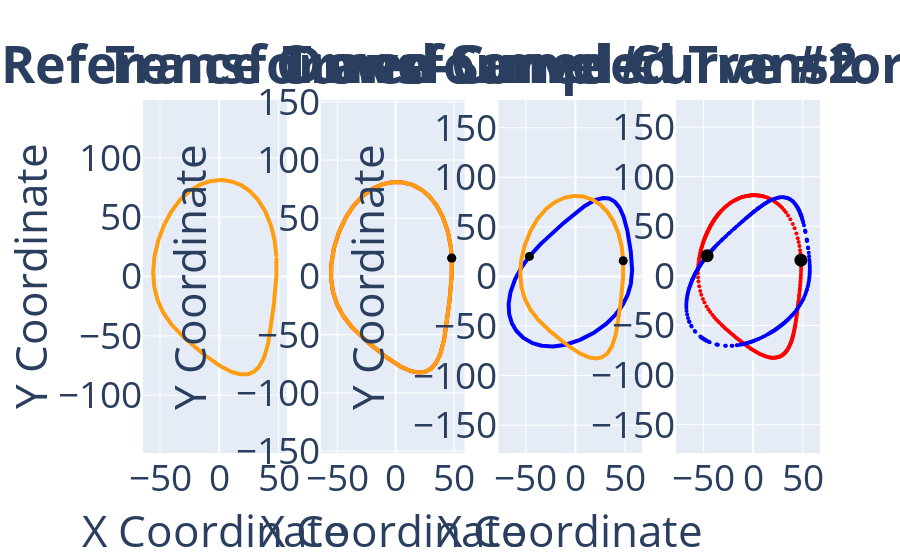
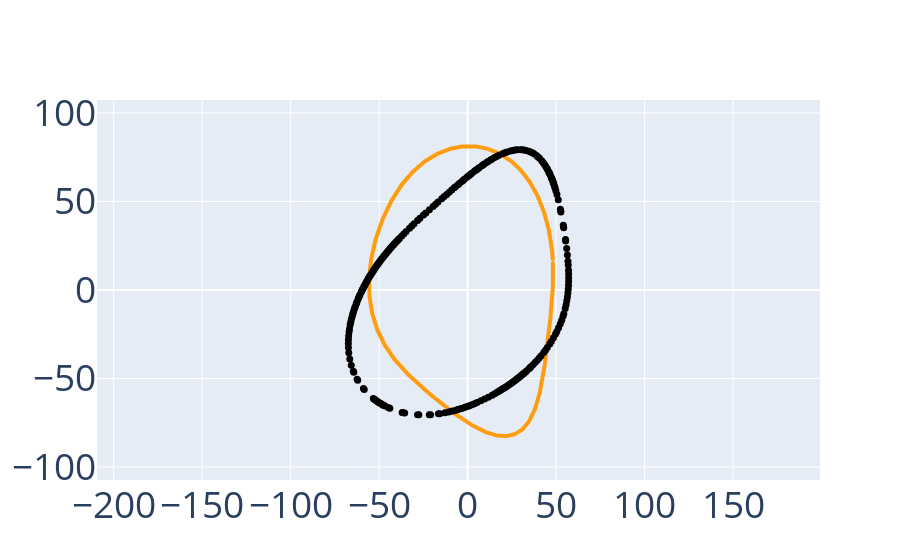
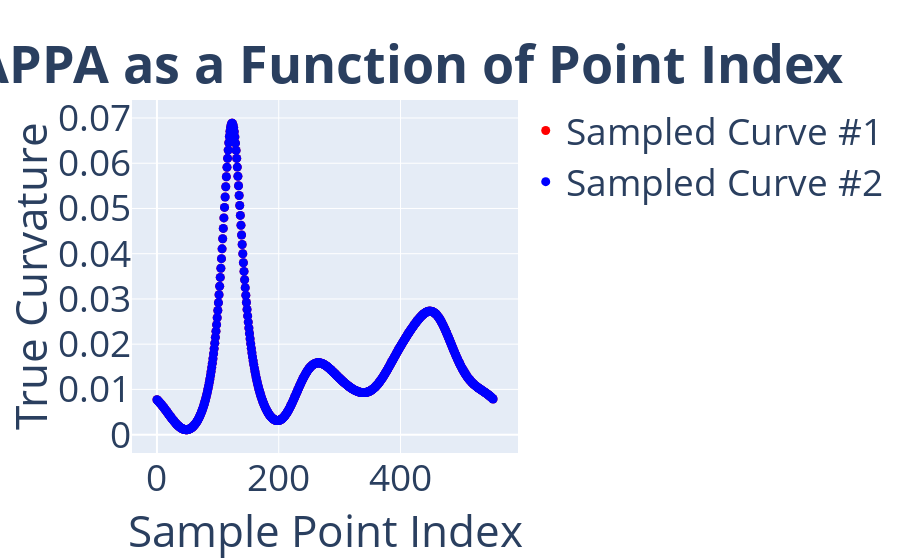
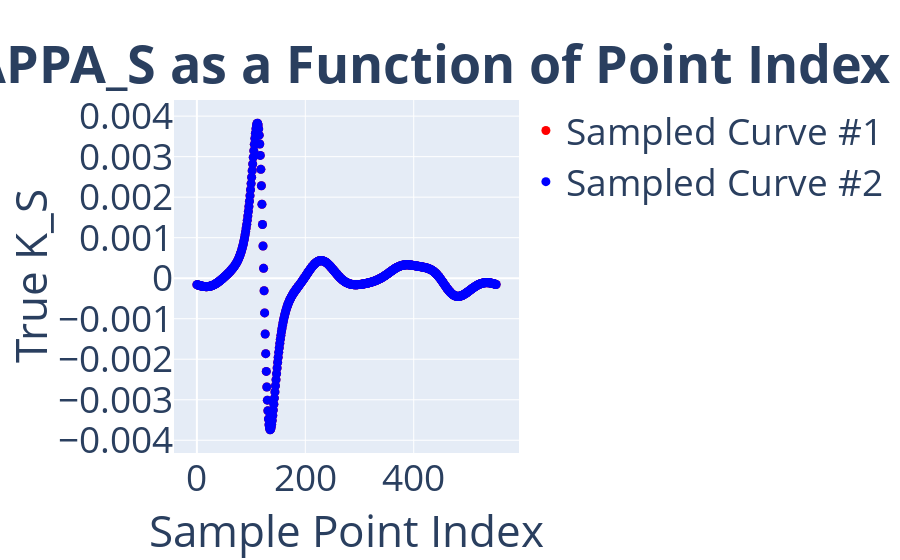

Here is the notebook cell these charts were saved with, in order:
### Markdown cell above
# EVALUATE SIGNATURES

### Code cell
plot_utils.plot_curve_comparisons(
    curve_records=curve_records, 
    curve_colors=curve_colors,
    sampling_ratio=sampling_ratio,
    transformation_group_type=group,
    plot_to_screen=True,
    normalize_signature=False)

### Figure 1 — Plotly figure (JSON) as saved in the notebook; plotly's stock layout.template omitted (floating-point values rounded to 4 significant figures; data arrays with more than 128 entries replaced by an {"elided": "..."} marker saying what was removed)
{"data": [{"line": {"color": "#FF9D11", "width": 4}, "marker": {"size": 2}, "mode": "lines+markers", "name": "Reference Curve", "type": "scatter", "x": {"elided": "553 float values"}, "xaxis": "x", "y": {"elided": "553 float values"}, "yaxis": "y"}, {"line": {"color": "#FF0000", "width": 4}, "marker": {"size": 2}, "mode": "lines+markers", "name": "Transformed Curve #1", "type": "scatter", "x": {"elided": "553 float values"}, "xaxis": "x2", "y": {"elided": "553 float values"}, "yaxis": "y2"}, {"hoverinfo": "skip", "marker": {"cmax": 553, "cmin": 0, "color": "black", "colorscale": [[0, "#ff0000"], [0.1111, "#ffa700"], [0.2222, "#afff00"], [0.3333, "#08ff00"], [0.4444, "#00ff9f"], [0.5556, "#00b7ff"], [0.6667, "#0010ff"], [0.7778, "#9700ff"], [0.8889, "#ff00bf"], [1, "#ff0000"]], "size": 9}, "mode": "markers", "name": "", "type": "scatter", "x": [48.14], "xaxis": "x2", "y": [15.83], "yaxis": "y2"}, {"line": {"color": "#FF9D11", "width": 4}, "marker": {"size": 2}, "mode": "lines+markers", "name": "", "type": "scatter", "x": {"elided": "553 float values"}, "xaxis": "x2", "y": {"elided": "553 float values"}, "yaxis": "y2"}, {"hoverinfo": "skip", "marker": {"cmax": 553, "cmin": 0, "color": "black", "colorscale": [[0, "#ff0000"], [0.1111, "#ffa700"], [0.2222, "#afff00"], [0.3333, "#08ff00"], [0.4444, "#00ff9f"], [0.5556, "#00b7ff"], [0.6667, "#0010ff"], [0.7778, "#9700ff"], [0.8889, "#ff00bf"], [1, "#ff0000"]], "size": 9}, "mode": "markers", "name": "", "type": "scatter", "x": [48.14], "xaxis": "x2", "y": [15.83], "yaxis": "y2"}, {"hoverinfo": "skip", "marker": {"cmax": 553, "cmin": 0, "color": "#FF0000", "colorscale": [[0, "#ff0000"], [0.1111, "#ffa700"], [0.2222, "#afff00"], [0.3333, "#08ff00"], [0.4444, "#00ff9f"], [0.5556, "#00b7ff"], [0.6667, "#0010ff"], [0.7778, "#9700ff"], [0.8889, "#ff00bf"], [1, "#ff0000"]], "size": 4}, "mode": "markers", "name": "", "type": "scatter", "x": {"elided": "276 float values"}, "xaxis": "x4", "y": {"elided": "276 float values"}, "yaxis": "y4"}, {"hoverinfo": "skip", "marker": {"cmax": 553, "cmin": 0, "color": "black", "colorscale": [[0, "#ff0000"], [0.1111, "#ffa700"], [0.2222, "#afff00"], [0.3333, "#08ff00"], [0.4444, "#00ff9f"], [0.5556, "#00b7ff"], [0.6667, "#0010ff"], [0.7778, "#9700ff"], [0.8889, "#ff00bf"], [1, "#ff0000"]], "size": 13}, "mode": "markers", "name": "", "type": "scatter", "x": [48.14], "xaxis": "x4", "y": [15.83], "yaxis": "y4"}, {"line": {"color": "#0000FF", "width": 4}, "marker": {"size": 2}, "mode": "lines+markers", "name": "Transformed Curve #2", "type": "scatter", "x": {"elided": "553 float values"}, "xaxis": "x3", "y": {"elided": "553 float values"}, "yaxis": "y3"}, {"hoverinfo": "skip", "marker": {"cmax": 553, "cmin": 0, "color": "black", "colorscale": [[0, "#ff0000"], [0.1111, "#ffa700"], [0.2222, "#afff00"], [0.3333, "#08ff00"], [0.4444, "#00ff9f"], [0.5556, "#00b7ff"], [0.6667, "#0010ff"], [0.7778, "#9700ff"], [0.8889, "#ff00bf"], [1, "#ff0000"]], "size": 9}, "mode": "markers", "name": "", "type": "scatter", "x": [-46.45], "xaxis": "x3", "y": [20.26], "yaxis": "y3"}, {"line": {"color": "#FF9D11", "width": 4}, "marker": {"size": 2}, "mode": "lines+markers", "name": "", "type": "scatter", "x": {"elided": "553 float values"}, "xaxis": "x3", "y": {"elided": "553 float values"}, "yaxis": "y3"}, {"hoverinfo": "skip", "marker": {"cmax": 553, "cmin": 0, "color": "black", "colorscale": [[0, "#ff0000"], [0.1111, "#ffa700"], [0.2222, "#afff00"], [0.3333, "#08ff00"], [0.4444, "#00ff9f"], [0.5556, "#00b7ff"], [0.6667, "#0010ff"], [0.7778, "#9700ff"], [0.8889, "#ff00bf"], [1, "#ff0000"]], "size": 9}, "mode": "markers", "name": "", "type": "scatter", "x": [48.14], "xaxis": "x3", "y": [15.83], "yaxis": "y3"}, {"hoverinfo": "skip", "marker": {"cmax": 553, "cmin": 0, "color": "#0000FF", "colorscale": [[0, "#ff0000"], [0.1111, "#ffa700"], [0.2222, "#afff00"], [0.3333, "#08ff00"], [0.4444, "#00ff9f"], [0.5556, "#00b7ff"], [0.6667, "#0010ff"], [0.7778, "#9700ff"], [0.8889, "#ff00bf"], [1, "#ff0000"]], "size": 4}, "mode": "markers", "name": "", "type": "scatter", "x": {"elided": "276 float values"}, "xaxis": "x4", "y": {"elided": "276 float values"}, "yaxis": "y4"}, {"hoverinfo": "skip", "marker": {"cmax": 553, "cmin": 0, "color": "black", "colorscale": [[0, "#ff0000"], [0.1111, "#ffa700"], [0.2222, "#afff00"], [0.3333, "#08ff00"], [0.4444, "#00ff9f"], [0.5556, "#00b7ff"], [0.6667, "#0010ff"], [0.7778, "#9700ff"], [0.8889, "#ff00bf"], [1, "#ff0000"]], "size": 13}, "mode": "markers", "name": "", "type": "scatter", "x": [-46.45], "xaxis": "x4", "y": [20.26], "yaxis": "y4"}], "layout": {"annotations": [{"font": {"size": 52}, "showarrow": false, "text": "<b>Reference Curve</b>", "x": 0.1062, "xanchor": "center", "xref": "paper", "y": 1, "yanchor": "bottom", "yref": "paper"}, {"font": {"size": 52}, "showarrow": false, "text": "<b>Transformed Curve #1</b>", "x": 0.3688, "xanchor": "center", "xref": "paper", "y": 1, "yanchor": "bottom", "yref": "paper"}, {"font": {"size": 52}, "showarrow": false, "text": "<b>Transformed Curve #2</b>", "x": 0.6313, "xanchor": "center", "xref": "paper", "y": 1, "yanchor": "bottom", "yref": "paper"}, {"font": {"size": 52}, "showarrow": false, "text": "<b>Down-Sampled Transformed Curves</b>", "x": 0.8938, "xanchor": "center", "xref": "paper", "y": 1, "yanchor": "bottom", "yref": "paper"}], "font": {"size": 37}, "showlegend": false, "xaxis": {"anchor": "y", "domain": [0, 0.2125], "title": {"text": "X Coordinate"}}, "xaxis2": {"anchor": "y2", "domain": [0.2625, 0.475], "title": {"text": "X Coordinate"}}, "xaxis3": {"anchor": "y3", "domain": [0.525, 0.7375], "title": {"text": "X Coordinate"}}, "xaxis4": {"anchor": "y4", "domain": [0.7875, 1]}, "yaxis": {"anchor": "x", "domain": [0, 1], "range": [-107.4, 107.4], "scaleanchor": "x", "scaleratio": 1, "title": {"text": "Y Coordinate"}}, "yaxis2": {"anchor": "x2", "domain": [0, 1], "range": [-107.4, 107.4], "scaleanchor": "x2", "scaleratio": 1, "title": {"text": "Y Coordinate"}}, "yaxis3": {"anchor": "x3", "domain": [0, 1], "range": [-107.4, 107.4], "scaleanchor": "x3", "scaleratio": 1, "title": {"text": "Y Coordinate"}}, "yaxis4": {"anchor": "x4", "domain": [0, 1], "scaleanchor": "x4", "scaleratio": 1}}}

### Figure 2 — Plotly figure (JSON) as saved in the notebook; plotly's stock layout.template omitted (floating-point values rounded to 4 significant figures; data arrays with more than 128 entries replaced by an {"elided": "..."} marker saying what was removed)
{"data": [{"line": {"color": "#FF9D11", "width": 4}, "marker": {"size": 2}, "mode": "lines+markers", "name": "", "type": "scatter", "x": {"elided": "553 float values"}, "xaxis": "x", "y": {"elided": "553 float values"}, "yaxis": "y"}, {"hoverinfo": "skip", "marker": {"cmax": 553, "cmin": 0, "color": "black", "colorscale": [[0, "#ff0000"], [0.1111, "#ffa700"], [0.2222, "#afff00"], [0.3333, "#08ff00"], [0.4444, "#00ff9f"], [0.5556, "#00b7ff"], [0.6667, "#0010ff"], [0.7778, "#9700ff"], [0.8889, "#ff00bf"], [1, "#ff0000"]], "size": 7}, "mode": "markers", "name": "", "type": "scatter", "x": {"elided": "276 float values"}, "xaxis": "x", "y": {"elided": "276 float values"}, "yaxis": "y"}], "layout": {"font": {"size": 37}, "showlegend": false, "xaxis": {"anchor": "y", "domain": [0, 1]}, "yaxis": {"anchor": "x", "domain": [0, 1], "range": [-107.4, 107.4], "scaleanchor": "x", "scaleratio": 1}}}

### Figure 3 — Plotly figure (JSON) as saved in the notebook; plotly's stock layout.template omitted (floating-point values rounded to 4 significant figures; data arrays with more than 128 entries replaced by an {"elided": "..."} marker saying what was removed)
{"data": [{"line": {"color": "#FF0000", "width": 4}, "marker": {"color": "#FF0000", "size": 9}, "mode": "markers", "name": "Sampled Curve #1", "type": "scatter", "x": {"elided": "553 int values"}, "xaxis": "x", "y": {"elided": "553 float values"}, "yaxis": "y"}, {"line": {"color": "#0000FF", "width": 4}, "marker": {"color": "#0000FF", "size": 9}, "mode": "markers", "name": "Sampled Curve #2", "type": "scatter", "x": {"elided": "553 int values"}, "xaxis": "x", "y": {"elided": "553 float values"}, "yaxis": "y"}], "layout": {"annotations": [{"font": {"size": 52}, "showarrow": false, "text": "<b>True KAPPA as a Function of Point Index</b>", "x": 0.5, "xanchor": "center", "xref": "paper", "y": 1, "yanchor": "bottom", "yref": "paper"}], "font": {"size": 37}, "xaxis": {"anchor": "y", "domain": [0, 1], "title": {"text": "Sample Point Index"}}, "yaxis": {"anchor": "x", "domain": [0, 1], "title": {"text": "True Curvature"}}}}

### Figure 4 — Plotly figure (JSON) as saved in the notebook; plotly's stock layout.template omitted (floating-point values rounded to 4 significant figures; data arrays with more than 128 entries replaced by an {"elided": "..."} marker saying what was removed)
{"data": [{"line": {"color": "#FF0000", "width": 4}, "marker": {"color": "#FF0000", "size": 9}, "mode": "markers", "name": "Sampled Curve #1", "type": "scatter", "x": {"elided": "553 int values"}, "xaxis": "x", "y": {"elided": "553 float values"}, "yaxis": "y"}, {"line": {"color": "#0000FF", "width": 4}, "marker": {"color": "#0000FF", "size": 9}, "mode": "markers", "name": "Sampled Curve #2", "type": "scatter", "x": {"elided": "553 int values"}, "xaxis": "x", "y": {"elided": "553 float values"}, "yaxis": "y"}], "layout": {"annotations": [{"font": {"size": 52}, "showarrow": false, "text": "<b>True KAPPA_S as a Function of Point Index</b>", "x": 0.5, "xanchor": "center", "xref": "paper", "y": 1, "yanchor": "bottom", "yref": "paper"}], "font": {"size": 37}, "xaxis": {"anchor": "y", "domain": [0, 1], "title": {"text": "Sample Point Index"}}, "yaxis": {"anchor": "x", "domain": [0, 1], "title": {"text": "True K_S"}}}}
